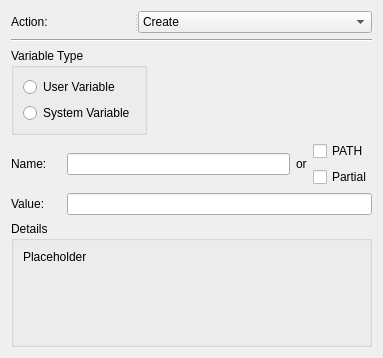
<?xml version="1.0" encoding="UTF-8"?>
<ui version="4.0">
 <class>VariablesWidget</class>
 <widget class="QWidget" name="VariablesWidget">
  <property name="geometry">
   <rect>
    <x>0</x>
    <y>0</y>
    <width>383</width>
    <height>358</height>
   </rect>
  </property>
  <property name="windowTitle">
   <string>Form</string>
  </property>
  <layout class="QGridLayout" name="gridLayout_3">
   <item row="5" column="0">
    <widget class="QGroupBox" name="detailsGroupBox">
     <property name="sizePolicy">
      <sizepolicy hsizetype="MinimumExpanding" vsizetype="MinimumExpanding">
       <horstretch>0</horstretch>
       <verstretch>0</verstretch>
      </sizepolicy>
     </property>
     <property name="minimumSize">
      <size>
       <width>361</width>
       <height>125</height>
      </size>
     </property>
     <property name="title">
      <string>Details</string>
     </property>
     <layout class="QGridLayout" name="gridLayout">
      <item row="0" column="0">
       <widget class="QLabel" name="detailsLabel">
        <property name="text">
         <string>Placeholder</string>
        </property>
        <property name="alignment">
         <set>Qt::AlignLeading|Qt::AlignLeft|Qt::AlignTop</set>
        </property>
       </widget>
      </item>
     </layout>
    </widget>
   </item>
   <item row="4" column="0">
    <layout class="QHBoxLayout" name="horizontalLayout_3">
     <item>
      <widget class="QLabel" name="valueLabel">
       <property name="sizePolicy">
        <sizepolicy hsizetype="Fixed" vsizetype="Preferred">
         <horstretch>0</horstretch>
         <verstretch>0</verstretch>
        </sizepolicy>
       </property>
       <property name="minimumSize">
        <size>
         <width>50</width>
         <height>0</height>
        </size>
       </property>
       <property name="text">
        <string>Value:</string>
       </property>
       <property name="buddy">
        <cstring>valueLineEdit</cstring>
       </property>
      </widget>
     </item>
     <item>
      <widget class="QLineEdit" name="valueLineEdit"/>
     </item>
    </layout>
   </item>
   <item row="3" column="0">
    <layout class="QHBoxLayout" name="horizontalLayout_2">
     <item>
      <widget class="QLabel" name="nameLabel">
       <property name="sizePolicy">
        <sizepolicy hsizetype="Fixed" vsizetype="Preferred">
         <horstretch>0</horstretch>
         <verstretch>0</verstretch>
        </sizepolicy>
       </property>
       <property name="minimumSize">
        <size>
         <width>50</width>
         <height>0</height>
        </size>
       </property>
       <property name="text">
        <string>Name:</string>
       </property>
       <property name="buddy">
        <cstring>nameLineEdit</cstring>
       </property>
      </widget>
     </item>
     <item>
      <widget class="QLineEdit" name="nameLineEdit"/>
     </item>
     <item>
      <layout class="QHBoxLayout" name="horizontalLayout">
       <item>
        <widget class="QLabel" name="orLabel">
         <property name="text">
          <string>or</string>
         </property>
        </widget>
       </item>
       <item>
        <layout class="QVBoxLayout" name="verticalLayout_2">
         <item>
          <widget class="QCheckBox" name="checkBox">
           <property name="text">
            <string>PATH</string>
           </property>
          </widget>
         </item>
         <item>
          <widget class="QCheckBox" name="checkBox_2">
           <property name="text">
            <string>Partial</string>
           </property>
          </widget>
         </item>
        </layout>
       </item>
      </layout>
     </item>
    </layout>
   </item>
   <item row="0" column="0">
    <widget class="QSplitter" name="splitter_2">
     <property name="orientation">
      <enum>Qt::Horizontal</enum>
     </property>
     <widget class="QLabel" name="actionLabel">
      <property name="text">
       <string>Action:</string>
      </property>
      <property name="buddy">
       <cstring>actionComboBox</cstring>
      </property>
     </widget>
     <widget class="QComboBox" name="actionComboBox">
      <property name="currentText">
       <string>Create</string>
      </property>
      <item>
       <property name="text">
        <string>Create</string>
       </property>
      </item>
      <item>
       <property name="text">
        <string>Update</string>
       </property>
      </item>
      <item>
       <property name="text">
        <string>Delete</string>
       </property>
      </item>
     </widget>
    </widget>
   </item>
   <item row="2" column="0">
    <widget class="QGroupBox" name="groupBox">
     <property name="sizePolicy">
      <sizepolicy hsizetype="Fixed" vsizetype="Fixed">
       <horstretch>0</horstretch>
       <verstretch>0</verstretch>
      </sizepolicy>
     </property>
     <property name="title">
      <string>Variable Type</string>
     </property>
     <property name="flat">
      <bool>false</bool>
     </property>
     <layout class="QGridLayout" name="gridLayout_2">
      <item row="0" column="0">
       <widget class="QRadioButton" name="userVariableRadio">
        <property name="text">
         <string>User Variable</string>
        </property>
       </widget>
      </item>
      <item row="1" column="0">
       <widget class="QRadioButton" name="systemVariableRadio">
        <property name="text">
         <string>System Variable</string>
        </property>
       </widget>
      </item>
     </layout>
    </widget>
   </item>
   <item row="1" column="0">
    <widget class="Line" name="line">
     <property name="orientation">
      <enum>Qt::Horizontal</enum>
     </property>
    </widget>
   </item>
  </layout>
 </widget>
 <resources/>
 <connections/>
</ui>
